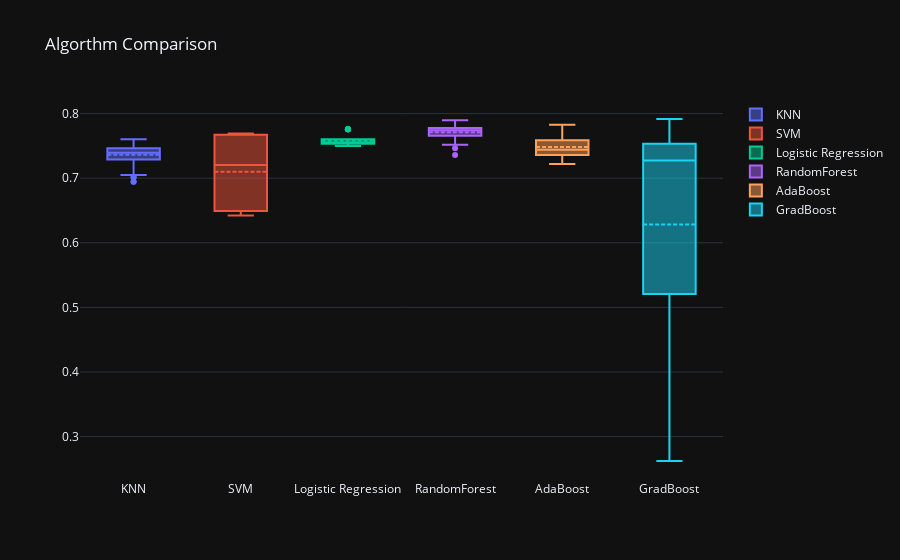

Notebook code for this chart:
### Code cell
plot_box(compare_df2['Means'])

### Figure 1 — Plotly figure (JSON) as saved in the notebook; plotly's stock layout.template omitted (floating-point values rounded to 4 significant figures; data arrays with more than 128 entries replaced by an {"elided": "..."} marker saying what was removed)
{"data": [{"boxmean": true, "name": "KNN", "y": {"elided": "720 float values"}, "type": "box"}, {"boxmean": true, "name": "SVM", "y": {"elided": "500 float values"}, "type": "box"}, {"boxmean": true, "name": "Logistic Regression", "y": {"elided": "320 float values"}, "type": "box"}, {"boxmean": true, "name": "RandomForest", "y": [0.7639, 0.7812, 0.7829, 0.776, 0.7621, 0.776, 0.769, 0.7812, 0.7361, 0.769, 0.7812, 0.7742, 0.7569, 0.7829, 0.7743, 0.7725, 0.7621, 0.7707, 0.7656, 0.776, 0.7707, 0.7708, 0.7899, 0.776, 0.7656, 0.7794, 0.7742, 0.776, 0.7725, 0.7707, 0.776, 0.7777, 0.7534, 0.7516, 0.7794, 0.7743, 0.7621, 0.7708, 0.7656, 0.7707, 0.7534, 0.7812, 0.7812, 0.7742, 0.7517, 0.7725, 0.7777, 0.7777, 0.7725, 0.7864, 0.7673, 0.7725, 0.7464, 0.769, 0.7778, 0.7777, 0.7656, 0.7742, 0.7778, 0.776, 0.7587, 0.7759, 0.7742, 0.7812, 0.7517, 0.7639, 0.7794, 0.7777, 0.7517, 0.7708, 0.7829, 0.7777], "type": "box"}, {"boxmean": true, "name": "AdaBoost", "y": [0.7361, 0.7361, 0.7361, 0.7361, 0.7361, 0.7361, 0.7361, 0.7447, 0.7361, 0.7447, 0.7448, 0.7829, 0.743, 0.7829, 0.7725, 0.7585, 0.7587, 0.7707, 0.7534, 0.7222], "type": "box"}, {"boxmean": true, "name": "GradBoost", "y": {"elided": "600 float values"}, "type": "box"}], "layout": {"title": {"text": "Algorthm Comparison"}}}
